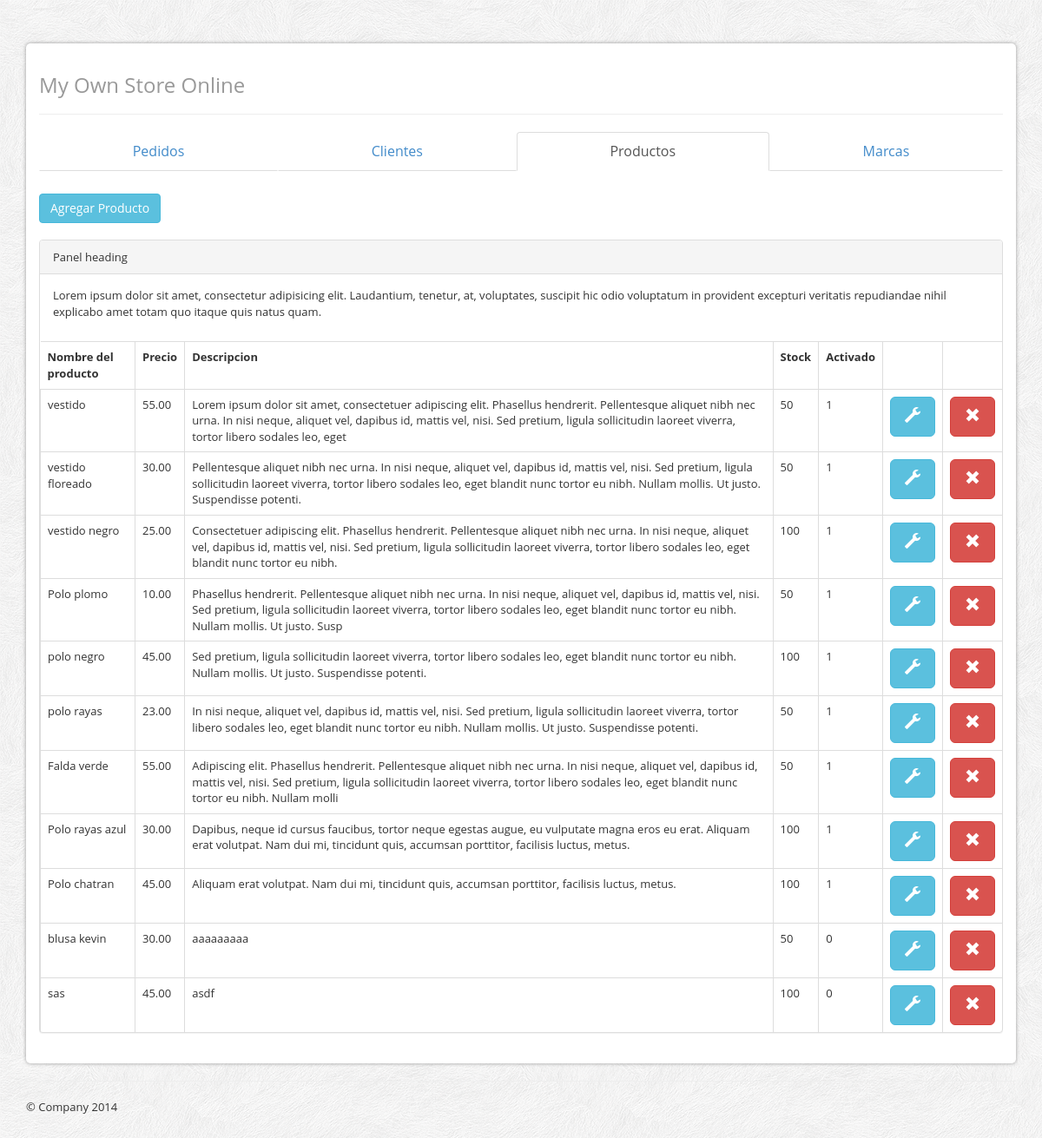
The app's page /admin/product.php with its own data.
### tables this page shows
CREATE TABLE IF NOT EXISTS `products` (
  `id` int(100) NOT NULL AUTO_INCREMENT,
  `nombre` varchar(255) DEFAULT NULL,
  `descripcion` varchar(255) DEFAULT NULL,
  `precio` decimal(30,2) DEFAULT NULL,
  `existencias` int(255) DEFAULT NULL,
  `activado` tinyint(1) DEFAULT NULL,
  `id_brand` int(11) NOT NULL,
  `size` varchar(200) NOT NULL,
  `colour` varchar(200) NOT NULL,
  PRIMARY KEY (`id`)
);

### admin/product.php (the view, shortened to what this page needs)
    <?php
      $pedidos   = "";
      $clientes  = "";
      $productos = "active";
      $marcas    = "";
      include "header.php";
      include "../php/config.php";
      $conexion = mysqli_connect($server,$user,$password,$database) or die("Error " . mysqli_error($conexion));
      mysqli_set_charset($conexion, "utf8");
      $peticion = "SELECT * FROM products";
      $resultado = mysqli_query($conexion, $peticion);
    ?>
        <div class="inner-container">
            <div>
              <button id="btn-add-item" data-item="#add-item" type="button" class="btn btn-info">Agregar Producto</button>
            </div>
            <br>
        </div>
        <div class="panel panel-default">
          <div class="panel-heading">Panel heading</div>
          <div class="panel-body">
            <p>Lorem ipsum dolor sit amet, consectetur adipisicing elit. Laudantium, tenetur, at, voluptates, suscipit hic odio voluptatum in provident excepturi veritatis repudiandae nihil explicabo amet totam quo itaque quis natus quam.</p>
          </div>
          <table class="table table-bordered">
            <tr>
              <th>Nombre del producto</th>
              <th>Precio</th>
              <th>Descripcion</th>
              <th>Stock</th>
              <th>Activado</th>
              <th></th>
              <th></th>
            </tr>
          <?php
              while ($fila = mysqli_fetch_array($resultado)) {
          ?>
            <tr>
              <form action="updateproduct.php?id=<?= $fila['id'];?>" method="POST">
                <td><?= $fila["nombre"]; ?></td>
                <td><?= $fila["precio"]; ?></td>
                <td><?= $fila["descripcion"]; ?></td>
                <td><?= $fila["existencias"]; ?></td>
                <td><?= $fila["activado"]; ?></td>
                <td>
                  <a href="editproduct.php?id=<?= $fila['id'];?>" class="btn btn-default btn-lg btn-info"><span class="glyphicon glyphicon-wrench"></span></a>
                </td>
                <td>
                  <a href="removeproduct.php?id=<?= $fila['id'];?>" class="btn btn-default btn-lg btn-danger"><span class="glyphicon glyphicon-remove"></span></a>
                </td>
            </form>
            </tr>
          <?php } ?>
          </table>
        </div>
<?php mysqli_close($conexion);
      include "footer.php";
?>

### admin/header.php (shortened to what this page needs)
<!DOCTYPE html>
 <html class="no-js">
    <head>
        <link rel="stylesheet" href="css/bootstrap.min.css">
        <link rel="stylesheet" href="css/main.css">
        <link href="css/font-awesome.css" rel="stylesheet">
    </head>
    <body>
    <div class="container">
      <main class="gs-primary">
        <h3 class="text-muted">My Own Store Online</h3>
        <hr>
      <nav>
        <ul class="gs-navigation nav nav-tabs nav-justified" role="tablist">
            <li class="<?= $pedidos; ?>"><a href='petition.php' >Pedidos</a></li>
            <li class="<?= $clientes; ?>"><a href='customers.php' >Clientes</a></li>
            <li class="<?= $productos; ?>"><a href='product.php'>Productos</a></li>
            <li class="<?= $marcas; ?>"><a href='brand.php'>Marcas</a></li>
        </ul>
      </nav>

### admin/footer.php (shortened to what this page needs)
      </main>
      <hr>
       <footer>
        <p>&copy; Company 2014</p>
      </footer>
    </div>
    </body>
</html>

### admin/css/main.css (style rules this page uses)
body { font-size: 13px; font-family: 'Open Sans', arial, tahoma, sans-serif; background:url(../img/bg.png) repeat 0 0 fixed; }
.gs-primary { background: #fff; border-radius: 5px; box-shadow: 0 0 4px #999; padding: 15px; }
.gs-navigation { margin-bottom: 2em; }
.nav-tabs.nav-justified > li > a { font-size: 16px; }

### admin/header.php (style rules this page uses)
body { padding-top: 50px; padding-bottom: 20px; }

### records on screen
products: nombre "vestido", precio "55.00", descripcion "Lorem ipsum dolor sit amet, consectetuer adipiscing elit. Phasellus hendrerit. Pellentesque aliquet nibh nec urna. In nisi neque, aliquet vel, dapibus id, mattis vel, nisi. Sed pretium, ligula sollicitudin laoreet viverra, tortor libero sodales leo, eget", existencias "50", activado "1"
products: nombre "vestido floreado", precio "30.00", descripcion "Pellentesque aliquet nibh nec urna. In nisi neque, aliquet vel, dapibus id, mattis vel, nisi. Sed pretium, ligula sollicitudin laoreet viverra, tortor libero sodales leo, eget blandit nunc tortor eu nibh. Nullam mollis. Ut justo. Suspendisse potenti.", existencias "50", activado "1"
products: nombre "vestido negro", precio "25.00", descripcion "Consectetuer adipiscing elit. Phasellus hendrerit. Pellentesque aliquet nibh nec urna. In nisi neque, aliquet vel, dapibus id, mattis vel, nisi. Sed pretium, ligula sollicitudin laoreet viverra, tortor libero sodales leo, eget blandit nunc tortor eu nibh.", existencias "100", activado "1"
products: nombre "Polo plomo", precio "10.00", descripcion "Phasellus hendrerit. Pellentesque aliquet nibh nec urna. In nisi neque, aliquet vel, dapibus id, mattis vel, nisi. Sed pretium, ligula sollicitudin laoreet viverra, tortor libero sodales leo, eget blandit nunc tortor eu nibh. Nullam mollis. Ut justo. Susp", existencias "50", activado "1"
products: nombre "polo negro", precio "45.00", descripcion "Sed pretium, ligula sollicitudin laoreet viverra, tortor libero sodales leo, eget blandit nunc tortor eu nibh. Nullam mollis. Ut justo. Suspendisse potenti.", existencias "100", activado "1"
products: nombre "polo rayas", precio "23.00", descripcion "In nisi neque, aliquet vel, dapibus id, mattis vel, nisi. Sed pretium, ligula sollicitudin laoreet viverra, tortor libero sodales leo, eget blandit nunc tortor eu nibh. Nullam mollis. Ut justo. Suspendisse potenti.", existencias "50", activado "1"
products: nombre "Falda verde", precio "55.00", descripcion "Adipiscing elit. Phasellus hendrerit. Pellentesque aliquet nibh nec urna. In nisi neque, aliquet vel, dapibus id, mattis vel, nisi. Sed pretium, ligula sollicitudin laoreet viverra, tortor libero sodales leo, eget blandit nunc tortor eu nibh. Nullam molli", existencias "50", activado "1"
products: nombre "Polo rayas azul", precio "30.00", descripcion "Dapibus, neque id cursus faucibus, tortor neque egestas augue, eu vulputate magna eros eu erat. Aliquam erat volutpat. Nam dui mi, tincidunt quis, accumsan porttitor, facilisis luctus, metus.", existencias "100", activado "1"
products: nombre "Polo chatran", precio "45.00", descripcion "Aliquam erat volutpat. Nam dui mi, tincidunt quis, accumsan porttitor, facilisis luctus, metus.", existencias "100", activado "1"
products: nombre "blusa kevin", precio "30.00", descripcion "aaaaaaaaa", existencias "50", activado "0"
products: nombre "sas", precio "45.00", descripcion "asdf", existencias "100", activado "0"
